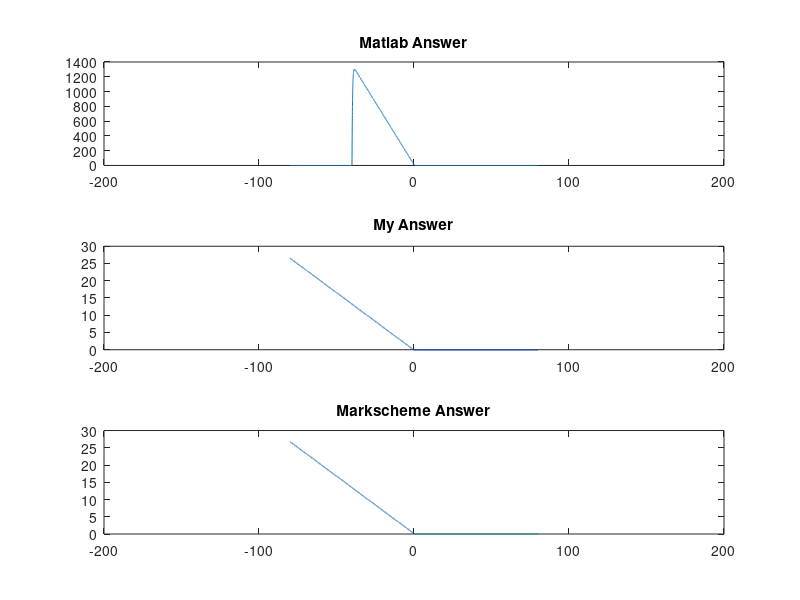

Write MATLAB code to recreate this figure.
clc; close all; clear;

% Setting up required functions
u = @(n)double(n>=0);
del = @(n)double(n==0);
ramp = @(n)double(n.*(n>=0));

t = -40:0.01:40;

x = -t .* u(-t);
h = u(t).*exp(-3*t);

anss = conv(x,h);

t2 = -80:0.01:80;
my_answer = (1/3)*ramp(-t2) + (1/9)*exp(3*t2).*u(-t2) - (1/9)*u(-t2);

ms_answer = u(-t2).*((1/9) - (t2/3)) + u(t2).*((1/9)*exp(-3*t2));

figure;
subplot(3,1,1);
plot(t2,anss);
xlim([-200,200])
title("Matlab Answer")
subplot(3,1,2);
plot(t2,my_answer);
title("My Answer")
xlim([-200,200])
subplot(3,1,3);
plot(t2,ms_answer);
title("Markscheme Answer")
xlim([-200,200])

